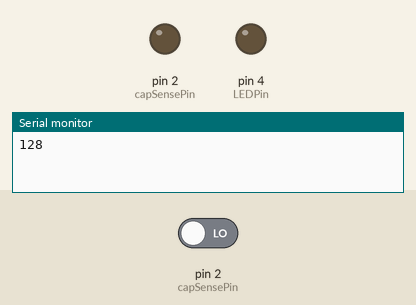
Bench run of a sketch on a simulated Arduino Uno, built with avr-gcc and run on an emulated ATmega328P. On the bench: output pins drawn as LEDs (lit = HIGH), the last lines printed to the serial monitor. Dashed ring = blinking. The test bench sets the inputs (shaded band); at power-on: pin 2 (capSensePin) LOW.

Above: at 1.2 s.
1.3 s: pin 2 (capSensePin) driven HIGH
At 2.0 s:
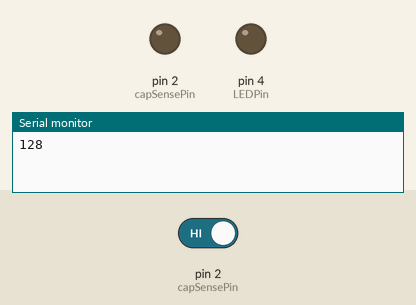
2.8 s: pin 2 (capSensePin) driven LOW
At 3.6 s:
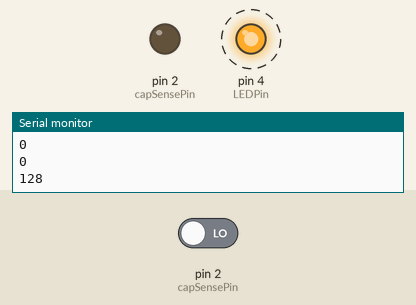
Timing chart, 0 to 11.8 s (numbered marks = the images above; inputs shaded):
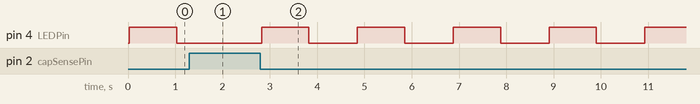

The sketch:

Capteur.ino
```cpp
// Pin à connecter à la LED
int LEDPin = 4;
// Pin à connecter à la feuille de papier
int capSensePin = 2;
// Seuil de détection du capteur, à régler par essais
int touchedCutoff = 4;

void setup(){
  Serial.begin(9600);
  // Mise en place de la LED
  pinMode(LEDPin, OUTPUT);
  digitalWrite(LEDPin, LOW);
}
// readCapacitivePin
//  Entrée: Arduino pin number
//  Sortie: Un nombre, de 0 à 17, représentant la capacité.
//  Lorsqu'on touche la sortie (ou quoi que ce soit attache), le nombre va augmenter
uint8_t readCapacitivePin(int pinToMeasure){
  // This is how you declare a variable which
  //  will hold the PORT, PIN, and DDR registers
  //  on an AVR
  volatile uint8_t* port;
  volatile uint8_t* ddr;
  volatile uint8_t* pin;
  // Here we translate the input pin number from
  //  Arduino pin number to the AVR PORT, PIN, DDR,
  //  and which bit of those registers we care about.
  byte bitmask;
  if ((pinToMeasure >= 0) && (pinToMeasure <= 7)){
    port = &PORTD;
    ddr = &DDRD;
    bitmask = 1 << pinToMeasure;
    pin = &PIND;
  }
  if ((pinToMeasure > 7) && (pinToMeasure <= 13)){
    port = &PORTB;
    ddr = &DDRB;
    bitmask = 1 << (pinToMeasure - 8);
    pin = &PINB;
  }
  if ((pinToMeasure > 13) && (pinToMeasure <= 19)){
    port = &PORTC;
    ddr = &DDRC;
    bitmask = 1 << (pinToMeasure - 13);
    pin = &PINC;
  }
  // Discharge the pin first by setting it low and output
  *port &= ~(bitmask);
  *ddr  |= bitmask;
  delay(1);
  // Make the pin an input WITHOUT the internal pull-up on
  *ddr &= ~(bitmask);
  // Now see how long the pin to get pulled up
  int cycles = 16000;
  for(int i = 0; i < cycles; i++){
    if (*pin & bitmask){
      cycles = i;
      break;
    }
  }
  // Discharge the pin again by setting it low and output
  //  It's important to leave the pins low if you want to
  //  be able to touch more than 1 sensor at a time - if
  //  the sensor is left pulled high, when you touch
  //  two sensors, your body will transfer the charge between
  //  sensors.
  *port &= ~(bitmask);
  *ddr  |= bitmask;

  return cycles;
}
void loop(){
  int valcap = readCapacitivePin(capSensePin);
  // Si le capteur atteint un certain seuil de tension, la led s'allume
  Serial.println(readCapacitivePin(capSensePin));
  if (valcap > 25 && valcap < 50)
  {
    digitalWrite(LEDPin, HIGH);
  }
  else if (valcap > 50 && valcap < 70)
  {

    digitalWrite(LEDPin, HIGH);
    delay(100);
    digitalWrite(LEDPin, LOW);
    delay(100);
  }
  else if (valcap > 80)
  {
    digitalWrite(LEDPin, HIGH);
    delay(1000);
    digitalWrite(LEDPin, LOW);
    delay(1000);
  }
  else
  {
    digitalWrite(LEDPin, LOW);
  }

}
```

Measured:
- after the input at 1.3 s, pin 4 (LEDPin): stays LOW (without the input it goes to HIGH after 0.75 s)
- after the input at 2.8 s, pin 4 (LEDPin): LOW → HIGH at once, → LOW 1.0 s later
